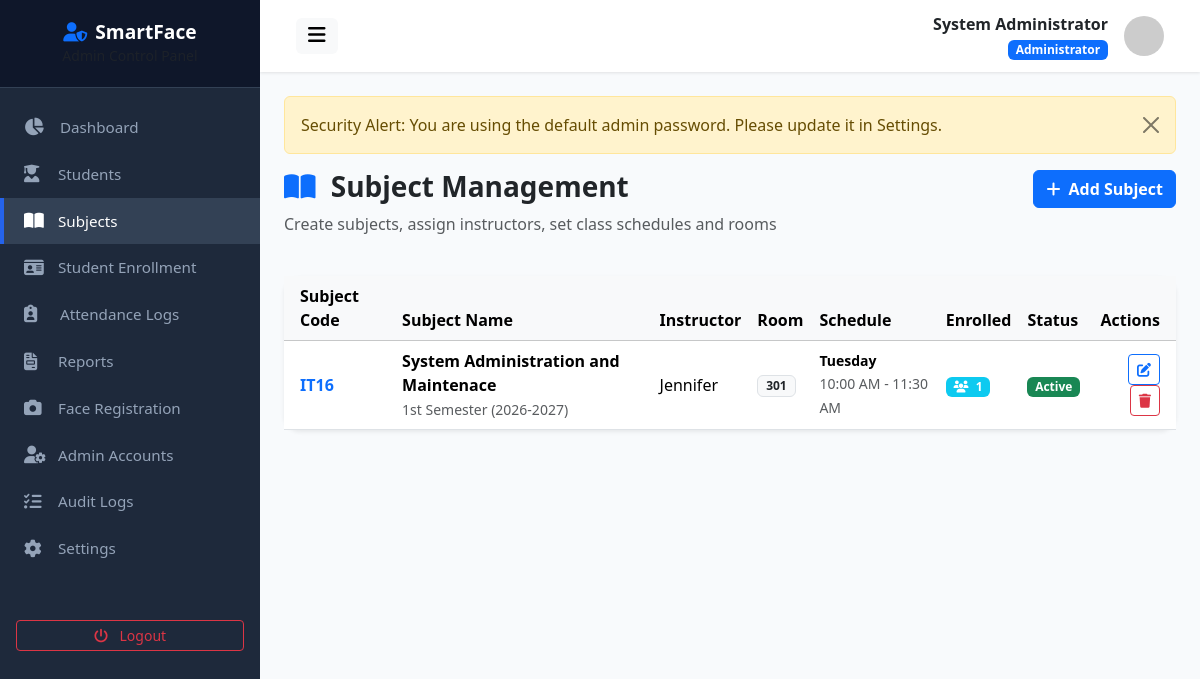
The app's page /admin/subjects.php (signed in) with its own data.
### tables this page shows
CREATE TABLE `users` (
  `id` int(11) NOT NULL AUTO_INCREMENT,
  `student_id` varchar(50) DEFAULT NULL,
  `first_name` varchar(100) NOT NULL,
  `middle_name` varchar(100) DEFAULT NULL,
  `last_name` varchar(100) NOT NULL,
  `email` varchar(150) NOT NULL,
  `username` varchar(100) NOT NULL,
  `password` varchar(255) NOT NULL,
  `role` enum('admin','student') NOT NULL DEFAULT 'student',
  `course` varchar(100) DEFAULT NULL,
  `year_level` varchar(20) DEFAULT NULL,
  `section` varchar(50) DEFAULT NULL,
  `contact_number` varchar(30) DEFAULT NULL,
  `profile_picture` varchar(255) DEFAULT 'default_avatar.png',
  `face_registered` tinyint(1) DEFAULT 0,
  `must_change_password` tinyint(1) DEFAULT 0,
  `status` enum('active','inactive') NOT NULL DEFAULT 'active',
  `created_at` datetime DEFAULT current_timestamp(),
  `updated_at` datetime DEFAULT current_timestamp() ON UPDATE current_timestamp(),
  PRIMARY KEY (`id`),
  UNIQUE KEY `email` (`email`),
  UNIQUE KEY `username` (`username`)
);

CREATE TABLE `subjects` (
  `id` int(11) NOT NULL AUTO_INCREMENT,
  `subject_code` varchar(30) NOT NULL,
  `subject_name` varchar(150) NOT NULL,
  `description` text DEFAULT NULL,
  `instructor` varchar(150) NOT NULL,
  `room` varchar(50) NOT NULL,
  `day` varchar(50) NOT NULL,
  `start_time` time NOT NULL,
  `end_time` time NOT NULL,
  `semester` varchar(20) NOT NULL DEFAULT '1st Semester',
  `school_year` varchar(30) NOT NULL DEFAULT '2026-2027',
  `status` enum('active','inactive') DEFAULT 'active',
  `created_at` datetime DEFAULT current_timestamp(),
  PRIMARY KEY (`id`),
  UNIQUE KEY `subject_code` (`subject_code`)
);

### admin/subjects.php (the view, shortened to what this page needs)
<?php
include __DIR__ . '/header.php';
$stmt = $db->query("SELECT s.*, (SELECT COUNT(*) FROM student_subjects ss WHERE ss.subject_id = s.id AND ss.enrollment_status = 'enrolled') as enrolled_count FROM subjects s ORDER BY s.subject_code ASC");
$subjects = $stmt->fetchAll();
?>
<div class="row mb-4">
    <div class="col-md-8">
        <h3 class="fw-bold text-dark"><i class="fa-solid fa-book-open text-primary me-2"></i> Subject Management</h3>
        <p class="text-muted">Create subjects, assign instructors, set class schedules and rooms</p>
    </div>
    <div class="col-md-4 text-md-end">
        <button type="button" class="btn btn-primary fw-bold" data-bs-toggle="modal" data-bs-target="#addSubjectModal">
            <i class="fa-solid fa-plus me-1"></i> Add Subject
        </button>
    </div>
</div>
<div class="card border-0 shadow-sm rounded-4">
    <div class="card-body p-0">
        <div class="table-responsive">
            <table class="table table-hover align-middle mb-0">
                <thead class="table-light">
                    <tr>
                        <th class="ps-3">Subject Code</th>
                        <th>Subject Name</th>
                        <th>Instructor</th>
                        <th>Room</th>
                        <th>Schedule</th>
                        <th>Enrolled</th>
                        <th>Status</th>
                        <th class="text-end pe-3">Actions</th>
                    </tr>
                </thead>
                <tbody>
                    <?php if (empty($subjects)): ?>
                        <tr><td colspan="8" class="text-center py-4 text-muted">No subjects added yet.</td></tr>
                    <?php else: ?>
                        <?php foreach ($subjects as $subj): ?>
                            <tr>
                                <td class="ps-3 fw-bold text-primary"><?= htmlspecialchars($subj['subject_code']) ?></td>
                                <td>
                                    <div class="fw-bold"><?= htmlspecialchars($subj['subject_name']) ?></div>
                                    <small class="text-muted"><?= htmlspecialchars($subj['semester']) ?> (<?= htmlspecialchars($subj['school_year']) ?>)</small>
                                </td>
                                <td><?= htmlspecialchars($subj['instructor']) ?></td>
                                <td><span class="badge bg-light text-dark border"><?= htmlspecialchars($subj['room']) ?></span></td>
                                <td>
                                    <small class="d-block fw-semibold"><?= htmlspecialchars($subj['day']) ?></small>
                                    <small class="text-muted"><?= date('h:i A', strtotime($subj['start_time'])) ?> - <?= date('h:i A', strtotime($subj['end_time'])) ?></small>
                                </td>
                                <td>
                                    <span class="badge bg-info text-white"><i class="fa-solid fa-users me-1"></i> <?= $subj['enrolled_count'] ?></span>
                                </td>
                                <td>
                                    <span class="badge <?= $subj['status'] === 'active' ? 'bg-success' : 'bg-secondary' ?>"><?= ucfirst($subj['status']) ?></span>
                                </td>
                                <td class="text-end pe-3">
                                    <button type="button" class="btn btn-sm btn-outline-primary" data-bs-toggle="modal" data-bs-target="#editModal<?= $subj['id'] ?>" title="Edit Subject">
                                        <i class="fa-solid fa-pen-to-square"></i>
                                    </button>
                                    <a href="?delete_id=<?= $subj['id'] ?>" class="btn btn-sm btn-outline-danger" onclick="return confirm('Delete this subject and all its attendance records?')" title="Delete Subject">
                                        <i class="fa-solid fa-trash"></i>
                                    </a>
                                </td>
                            </tr>
                        <?php endforeach; ?>
                    <?php endif; ?>
                </tbody>
            </table>
        </div>
    </div>
</div>
<?php include __DIR__ . '/footer.php'; ?>

### admin/header.php (shortened to what this page needs)
<?php
require_once __DIR__ . '/../config/config.php';
$db = getDB();
$stmt = $db->prepare("SELECT * FROM users WHERE id = ?");
$stmt->execute([$_SESSION['user_id']]);
$adminUser = $stmt->fetch();
?>
<!DOCTYPE html>
<html lang="en">
<head>
    <link href="https://cdn.jsdelivr.net/npm/bootstrap@5.3.2/dist/css/bootstrap.min.css" rel="stylesheet">
    <link href="https://cdnjs.cloudflare.com/ajax/libs/font-awesome/6.4.0/css/all.min.css" rel="stylesheet">
    <link href="<?= baseUrl('assets/css/style.css') ?>" rel="stylesheet">
</head>
<body>
<div class="wrapper">
    <?php include __DIR__ . '/sidebar.php'; ?>
    <div id="content">
        <nav class="navbar navbar-expand-lg top-navbar">
            <div class="container-fluid">
                <button type="button" id="sidebarCollapse" class="btn btn-light border-0">
                    <i class="fa-solid fa-bars fs-5"></i>
                </button>
                <div class="d-flex align-items-center ms-auto">
                    <div class="me-3 text-end d-none d-md-block">
                        <div class="fw-bold text-dark"><?= htmlspecialchars($adminUser['first_name'] . ' ' . $adminUser['last_name']) ?></div>
                        <small class="badge bg-primary">Administrator</small>
                    </div>
                    <img src="https://ui-avatars.com/api/?name=<?= urlencode($adminUser['first_name'] . ' ' . $adminUser['last_name']) ?>&background=1E293B&color=fff" alt="Avatar" class="avatar-sm">
                </div>
            </div>
        </nav>
        <div class="main-content">

### assets/css/style.css (style rules this page uses)
:root { --primary-color: #2563eb; --primary-hover: #1d4ed8; --secondary-color: #475569; --success-color: #10b981; --warning-color: #f59e0b; --danger-color: #ef4444; --info-color: #06b6d4; --dark-bg: #0f172a; --sidebar-width: 260px; --card-shadow: 0 4px 6px -1px rgba(0, 0, 0, 0.1), 0 2px 4px -1px rgba(0, 0, 0, 0.06); }
body { font-family: 'Segoe UI', system-ui, -apple-system, sans-serif; background-color: #f8fafc; color: #334155; min-height: 100vh; display: flex; flex-direction: column; }
.wrapper { display: flex; width: 100%; align-items: stretch; min-height: 100vh; }
#content { width: 100%; padding: 0; min-height: 100vh; display: flex; flex-direction: column; }
.top-navbar { background: #ffffff; box-shadow: 0 1px 3px 0 rgba(0, 0, 0, 0.1); padding: 0.75rem 1.5rem; }
.main-content { padding: 1.5rem; flex: 1; }
.avatar-sm { width: 40px; height: 40px; object-fit: cover; border-radius: 50%; }

### records on screen
users: first_name+last_name "System Administrator"
subjects: subject_code "IT16", subject_name "System Administration and Maintenace", semester "1st Semester", school_year "2026-2027", instructor "Jennifer", room "301", day "Tuesday", start_time "10:00 AM", end_time "11:30 AM", enrolled_count "1", status "Active"

### other values on screen
$flash['message'] "Security Alert: You are using the default admin password. Please update it in Settings."
